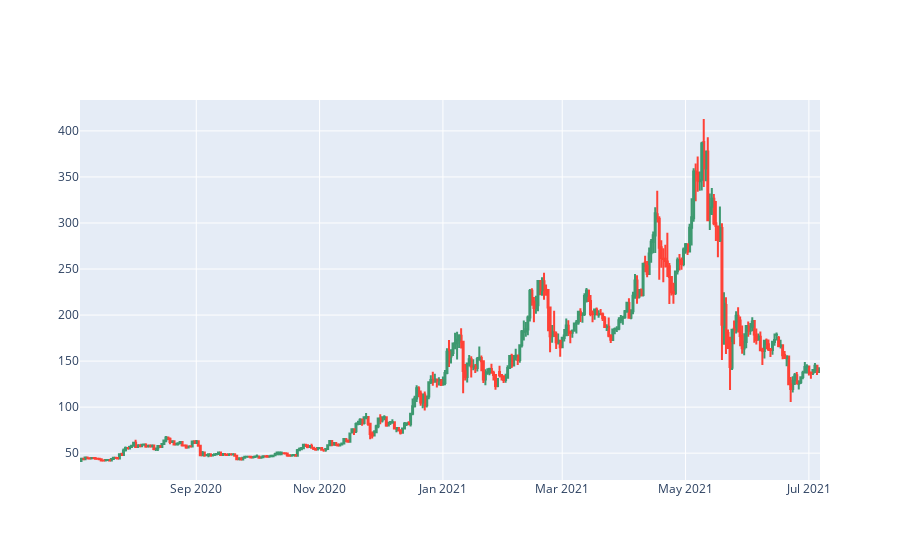

Write notebook code for a chart like this one.
### Code cell
candlestick_chart(litecoin_df)

### Figure 1 — Plotly figure (JSON) as saved in the notebook; plotly's stock layout.template omitted (floating-point values rounded to 4 significant figures; data arrays with more than 128 entries replaced by an {"elided": "..."} marker saying what was removed)
{"data": [{"close": {"elided": "366 float values"}, "high": {"elided": "366 float values"}, "low": {"elided": "366 float values"}, "open": {"elided": "366 float values"}, "type": "candlestick", "x": {"elided": "366 str values"}}], "layout": {"xaxis": {"rangeslider": {"visible": false}}}}
